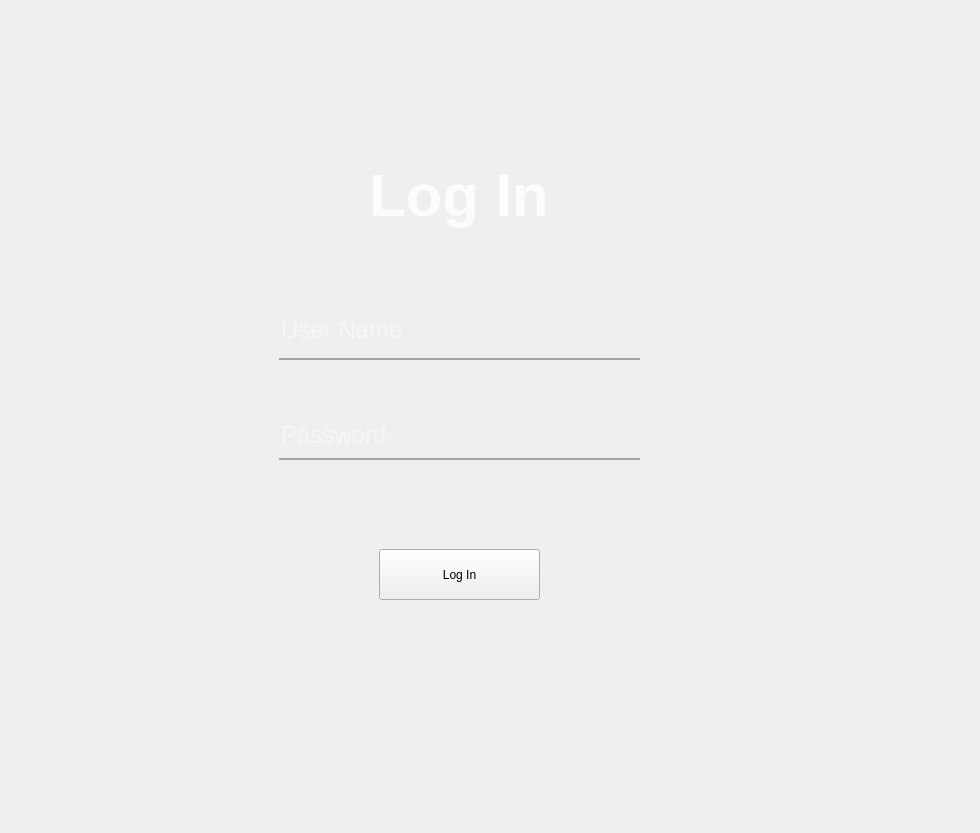
<?xml version="1.0" encoding="UTF-8"?>
<ui version="4.0">
 <class>Form</class>
 <widget class="QWidget" name="Form">
  <property name="geometry">
   <rect>
    <x>0</x>
    <y>0</y>
    <width>980</width>
    <height>833</height>
   </rect>
  </property>
  <property name="windowTitle">
   <string>Form</string>
  </property>
  <widget class="QWidget" name="widget" native="true">
   <property name="geometry">
    <rect>
     <x>19</x>
     <y>19</y>
     <width>871</width>
     <height>751</height>
    </rect>
   </property>
   <widget class="QLabel" name="bg_label">
    <property name="geometry">
     <rect>
      <x>20</x>
      <y>20</y>
      <width>851</width>
      <height>731</height>
     </rect>
    </property>
    <property name="styleSheet">
     <string notr="true">border-image: url(:/background/images/Login_bg.jpg);
border-radius:20px;
</string>
    </property>
    <property name="text">
     <string/>
    </property>
   </widget>
   <widget class="QLabel" name="bg_effect">
    <property name="geometry">
     <rect>
      <x>110</x>
      <y>70</y>
      <width>241</width>
      <height>61</height>
     </rect>
    </property>
    <property name="styleSheet">
     <string notr="true">background-color: rbga(0,0,0,100);
border-radius: 15px;</string>
    </property>
    <property name="text">
     <string/>
    </property>
   </widget>
   <widget class="QLabel" name="LogIn_label">
    <property name="geometry">
     <rect>
      <x>350</x>
      <y>130</y>
      <width>201</width>
      <height>91</height>
     </rect>
    </property>
    <property name="font">
     <font>
      <pointsize>45</pointsize>
      <weight>75</weight>
      <bold>true</bold>
     </font>
    </property>
    <property name="styleSheet">
     <string notr="true">color: rgba(255,255,255,210);</string>
    </property>
    <property name="text">
     <string>Log In</string>
    </property>
   </widget>
   <widget class="QLineEdit" name="username">
    <property name="geometry">
     <rect>
      <x>260</x>
      <y>290</y>
      <width>361</width>
      <height>51</height>
     </rect>
    </property>
    <property name="font">
     <font>
      <pointsize>18</pointsize>
     </font>
    </property>
    <property name="styleSheet">
     <string notr="true">background-color: rgba(0,0,0,0);
border: none;
border-bottom: 2px solid rgba(105,118,132,155);
color: rgba(255,255,255,230);
padding-bottom: 7px;</string>
    </property>
    <property name="placeholderText">
     <string>User Name</string>
    </property>
   </widget>
   <widget class="QLineEdit" name="password">
    <property name="geometry">
     <rect>
      <x>260</x>
      <y>400</y>
      <width>361</width>
      <height>41</height>
     </rect>
    </property>
    <property name="sizePolicy">
     <sizepolicy hsizetype="Expanding" vsizetype="Ignored">
      <horstretch>0</horstretch>
      <verstretch>0</verstretch>
     </sizepolicy>
    </property>
    <property name="font">
     <font>
      <pointsize>18</pointsize>
     </font>
    </property>
    <property name="styleSheet">
     <string notr="true">background-color: rgba(0,0,0,0);
border: none;
border-bottom: 2px solid rgba(105,118,132,155);
color: rgba(255,255,255,230);
padding-bottom: 7px;</string>
    </property>
    <property name="placeholderText">
     <string>Password</string>
    </property>
   </widget>
   <widget class="QPushButton" name="loginBtn">
    <property name="geometry">
     <rect>
      <x>360</x>
      <y>530</y>
      <width>161</width>
      <height>51</height>
     </rect>
    </property>
    <property name="styleSheet">
     <string notr="true"/>
    </property>
    <property name="text">
     <string>Log In</string>
    </property>
   </widget>
  </widget>
 </widget>
 <resources>
  <include location="login_qrc.qrc"/>
 </resources>
 <connections/>
</ui>
